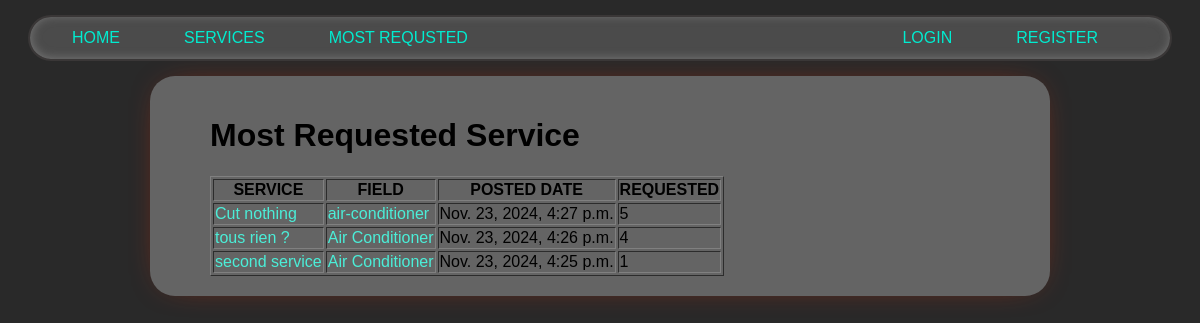
The page /services/most-requested/ on the database its author committed.
### services/models.py (models this page shows, shortened)
class Service(models.Model):
    company = models.ForeignKey(Company, on_delete=models.CASCADE)
    name = models.CharField(max_length=40)
    description = models.TextField()
    price_hour = models.DecimalField(decimal_places=2, max_digits=100)
    rating = models.IntegerField(validators=[MinValueValidator(
        0), MaxValueValidator(5)], default=0)
    choices = FIELD_CHOICE
    field = models.CharField(max_length=30, blank=False,
                             null=False, choices=choices)
    date = models.DateTimeField(auto_now=True, null=False)
    nb_request=models.IntegerField(default=1, null=False)

### services/views.py (the view)
# urls.py: path('most-requested/',most_requested, name='most_requested'),
def most_requested(request):
    services = Service.objects.order_by('-nb_request')[:3]
    return render(request,'services/most_requested.html',{'services':services})

### services/templates/services/most_requested.html (shortened to what this page needs)
{% extends 'main/base.html' %}
{% block content %}
    <h1>Most Requested Service</h1>
<table border="1"><thead>
    <tr>
      <th>SERVICE</th>
      <th>FIELD</th>
      <th>POSTED DATE</th>
      <th>REQUESTED</th>
    </tr></thead>
  <tbody>
    {%for service in services%}
    <tr>
      <td ><a href="/services/{{service.id}}">{{service.name}}</a></td>
      <td><a href="/services/{{service.field}}">{{service.field}}</a></td>
      <td>{{service.date}}</td>
      <td>{{service.nb_request}}</td>
    </tr>
    {% endfor %}
  </tbody>
  </table>
{% endblock %}

### static/css/style.css (style rules this page uses)
body { background: #292929; font-family: 'Lexend Exa', sans-serif; padding: 0; margin: 0; }
a { color: #4beed8; text-decoration: none; }

### rows shown on the page
Service: name "Cut nothing", field "air-conditioner", date "Nov. 23, 2024, 4:27 p.m.", nb_request "5"
Service: name "tous rien ?", field "Air Conditioner", date "Nov. 23, 2024, 4:26 p.m.", nb_request "4"
Service: name "second service", field "Air Conditioner", date "Nov. 23, 2024, 4:25 p.m.", nb_request "1"
